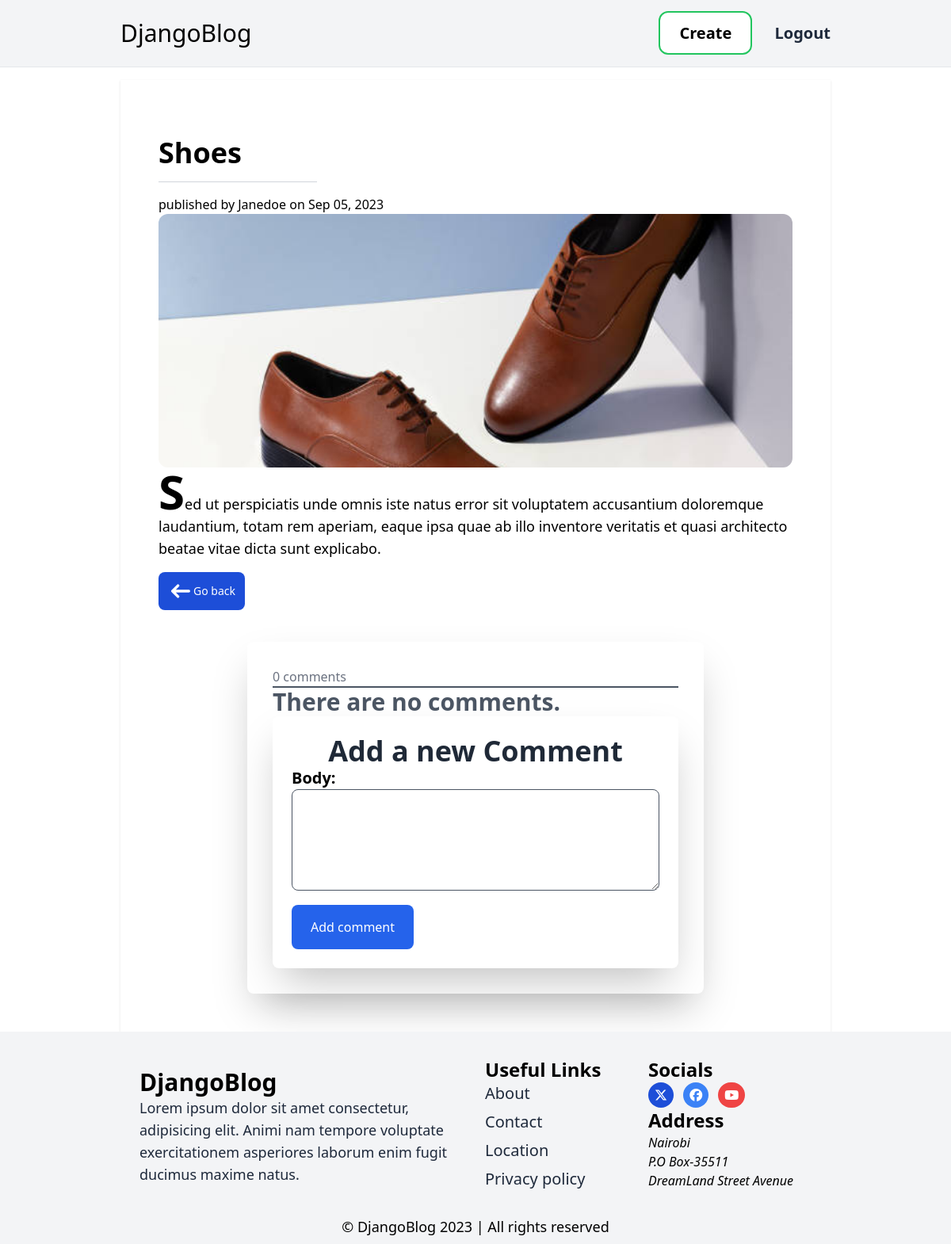
The page /post/shoes/16/ (signed in) on the database as committed earlier.
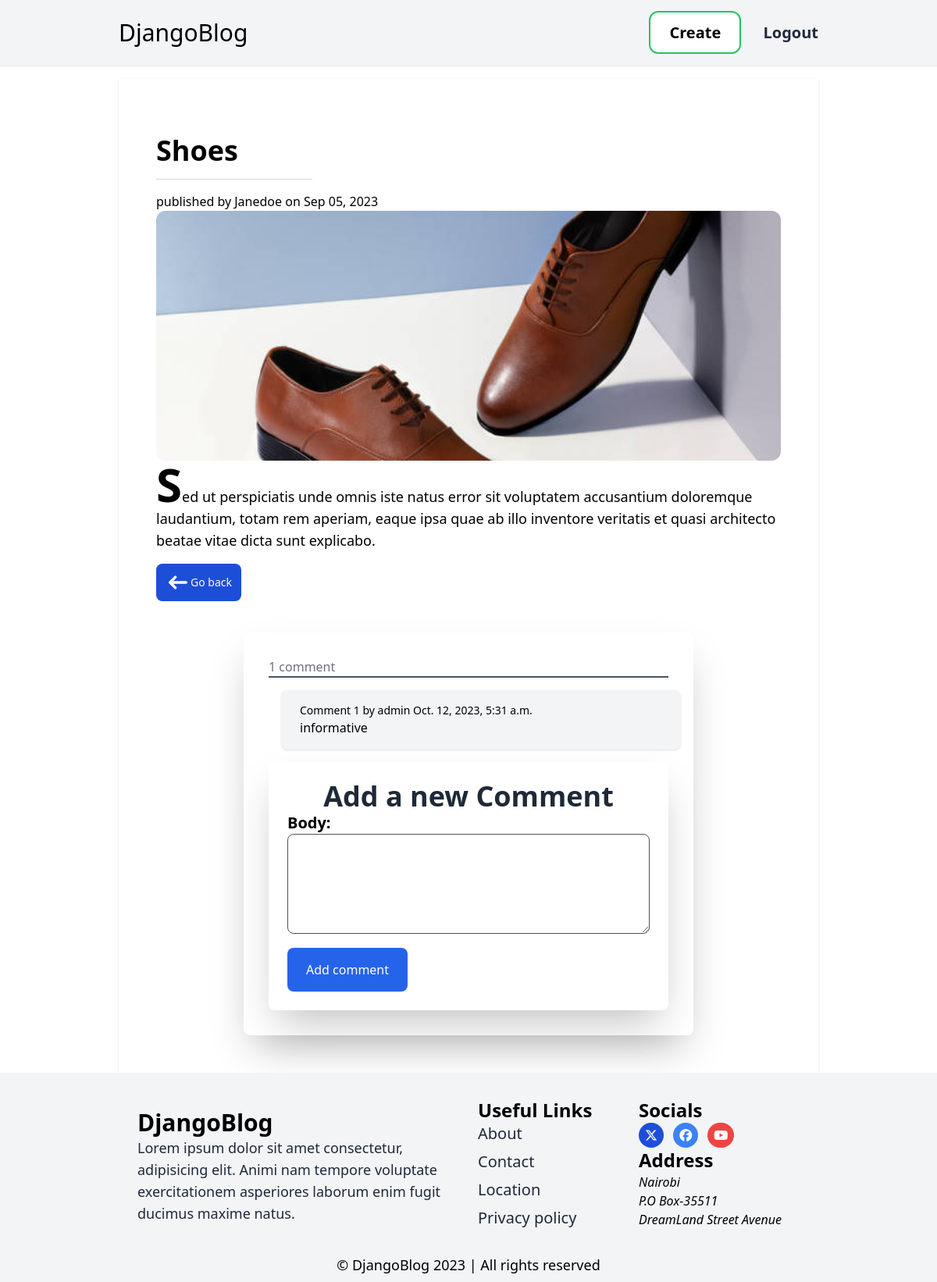
The same page on the database as committed later.
### blog/models.py (models this page shows, shortened)
class Comment(models.Model):
    post=models.ForeignKey(Post, related_name='comments', on_delete=models.CASCADE)
    name=models.CharField(max_length=100)
    body=models.TextField()
    blog_author=models.ForeignKey('self',on_delete=models.CASCADE, null=True, blank=True)
    created=models.DateTimeField(auto_now_add=True)
    updated=models.DateTimeField(auto_now=True)
    is_active=models.BooleanField(default=True)
    class Meta:
        ordering=['created']
        indexes=[
            models.Index(fields=['created']),
            ]

### blog/views.py (the view)
# urls.py: path('post/<slug:post>/<int:pk>/',post_detail,name='detail'),
@login_required
def post_detail(request,post,pk):
    post=get_object_or_404(Post, pk=pk, slug=post)
    comments=post.comments.filter(is_active=True)
    form=CommentForm()
    return render(request,'blog/post_detail.html',{'post':post,'comments':comments,'form':form})

### blog/forms.py
class CommentForm(ModelForm):
    class Meta:
        model=Comment
        fields=['body']
        widgets={
            'body':forms.Textarea(attrs={
                'placehodler':'Comment here.....',
                'class':'px-6 py-4 h-32 w-full rounded-lg border border-gray-600'
            })
        }

### blog/templates/blog/post_detail.html (shortened to what this page needs)
{% extends 'blog/base.html' %}
{% block content %}
<div class="max-w-4xl mx-auto py-12 px-6  shadow">
    <div class="p-6">
        <h2 class="text-4xl font-semibold">{{post.title}}</h2>
        <hr class="border-t border-gray-300 my-4 w-1/4">
        <p>published by <span class="font-medium">{{post.author|title}}</span> on <span class="font-medium">{{post.published_at | date:"M d, Y"}}</span></p>
        {% if post.image %}
        <img src="{{post.image.url}}" alt="{{post.title}}" class="object-center object-cover h-80 w-full rounded-xl ">
        {% endif  %}
        <p class="first-letter:text-6xl first-letter:font-bold text-lg block">{{post.content}}</p>
        <div class="flex justify-between items-center flex-col sm:flex-row">
            <a href="{% url 'blog:home' %}" class=" my-4 inline-flex items-center px-3 py-2 text-sm font-medium text-center text-white bg-blue-700 rounded-lg hover:bg-blue-800 focus:ring-4 focus:outline-none focus:ring-blue-300 dark:bg-blue-600 dark:hover:bg-blue-700 dark:focus:ring-blue-800">
                <svg class="w-6 h-6 text-white m-1 dark:text-white" aria-hidden="true" xmlns="http://www.w3.org/2000/svg" fill="none" viewBox="0 0 14 10">
                    <path stroke="currentColor" stroke-linecap="round" stroke-linejoin="round" stroke-width="2" d="M13 5H1m0 0 4 4M1 5l4-4"/>
                  </svg>
                Go back
            </a>
        </div>
    </div>
    <div class="max-w-xl mx-auto bg-white rounded-lg shadow-2xl p-8">
        {% with comments.count as total_comments %}
        <h3 class="text-gray-500 font-medium">{{total_comments}} comment{{total_comments|pluralize}}</h3>
        {% endwith %}
        <hr class="border border-gray-600 w-full mx-auto">
        {% for comment in comments %}
        <div class="bg-gray-100 rounded-lg shadow px-6 py-4 w-full m-4">
            <p class="text-sm">Comment {{forloop.counter}} by {{comment.name}} {{comment.created}}</p>
            <p class="text-xl text-gray-600 font-light">
                {{comment.body|linebreaks}}
            </p>
        </div>
        {% empty %}
        <p class="text-3xl text-gray-600 font-semibold">There are no comments.</p>
        {% endfor %}
        {% include 'blog/comment_form.html' %}
    </div>
</div>
{% endblock %}

Rows that differ between the two databases and show on the page:
added Comment: name "admin", created "Oct. 12, 2023, 5:31 a.m.", body "informative"
Other text that changed with them:
{{ total_comments }}: "0" → "1"
text no longer shown: "There are no comments."
